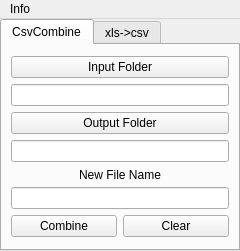
<?xml version="1.0" encoding="UTF-8"?>
<ui version="4.0">
 <class>PyCSV</class>
 <widget class="QMainWindow" name="PyCSV">
  <property name="geometry">
   <rect>
    <x>0</x>
    <y>0</y>
    <width>240</width>
    <height>251</height>
   </rect>
  </property>
  <property name="sizePolicy">
   <sizepolicy hsizetype="Expanding" vsizetype="Expanding">
    <horstretch>0</horstretch>
    <verstretch>0</verstretch>
   </sizepolicy>
  </property>
  <property name="minimumSize">
   <size>
    <width>240</width>
    <height>251</height>
   </size>
  </property>
  <property name="maximumSize">
   <size>
    <width>240</width>
    <height>251</height>
   </size>
  </property>
  <property name="windowTitle">
   <string>CsvCombine</string>
  </property>
  <widget class="QWidget" name="centralwidget">
   <property name="enabled">
    <bool>true</bool>
   </property>
   <property name="sizePolicy">
    <sizepolicy hsizetype="Maximum" vsizetype="Maximum">
     <horstretch>0</horstretch>
     <verstretch>0</verstretch>
    </sizepolicy>
   </property>
   <layout class="QVBoxLayout" name="verticalLayout_4">
    <property name="spacing">
     <number>0</number>
    </property>
    <property name="sizeConstraint">
     <enum>QLayout::SetMaximumSize</enum>
    </property>
    <property name="leftMargin">
     <number>0</number>
    </property>
    <property name="topMargin">
     <number>0</number>
    </property>
    <property name="rightMargin">
     <number>0</number>
    </property>
    <property name="bottomMargin">
     <number>0</number>
    </property>
    <item>
     <widget class="QTabWidget" name="tabWid">
      <property name="currentIndex">
       <number>0</number>
      </property>
      <widget class="QWidget" name="tab">
       <attribute name="title">
        <string>CsvCombine</string>
       </attribute>
       <layout class="QVBoxLayout" name="verticalLayout_3">
        <item>
         <layout class="QVBoxLayout" name="verticalLayout_2">
          <item>
           <layout class="QVBoxLayout" name="verticalLayout">
            <item>
             <widget class="QPushButton" name="inputPB">
              <property name="text">
               <string>Input Folder</string>
              </property>
             </widget>
            </item>
            <item>
             <widget class="QLineEdit" name="inputLE">
              <property name="readOnly">
               <bool>true</bool>
              </property>
             </widget>
            </item>
            <item>
             <widget class="QPushButton" name="outputPB">
              <property name="text">
               <string>Output Folder</string>
              </property>
             </widget>
            </item>
            <item>
             <widget class="QLineEdit" name="outputLE">
              <property name="readOnly">
               <bool>true</bool>
              </property>
             </widget>
            </item>
            <item>
             <widget class="QLabel" name="label">
              <property name="maximumSize">
               <size>
                <width>218</width>
                <height>13</height>
               </size>
              </property>
              <property name="text">
               <string>New File Name</string>
              </property>
              <property name="alignment">
               <set>Qt::AlignCenter</set>
              </property>
             </widget>
            </item>
            <item>
             <widget class="QLineEdit" name="nameLE"/>
            </item>
           </layout>
          </item>
          <item>
           <layout class="QHBoxLayout" name="horizontalLayout">
            <item>
             <widget class="QPushButton" name="combinePB">
              <property name="text">
               <string>Combine</string>
              </property>
             </widget>
            </item>
            <item>
             <widget class="QPushButton" name="clearPB">
              <property name="text">
               <string>Clear</string>
              </property>
             </widget>
            </item>
           </layout>
          </item>
         </layout>
        </item>
       </layout>
      </widget>
      <widget class="QWidget" name="tab_2">
       <attribute name="title">
        <string>xls-&gt;csv</string>
       </attribute>
       <layout class="QVBoxLayout" name="verticalLayout_7">
        <item>
         <layout class="QVBoxLayout" name="verticalLayout_5">
          <item>
           <layout class="QVBoxLayout" name="verticalLayout_6">
            <item>
             <widget class="QPushButton" name="inputPB_2">
              <property name="text">
               <string>Input File</string>
              </property>
             </widget>
            </item>
            <item>
             <widget class="QLineEdit" name="inputLE_2">
              <property name="readOnly">
               <bool>true</bool>
              </property>
             </widget>
            </item>
            <item>
             <widget class="QPushButton" name="outputPB_2">
              <property name="text">
               <string>Output Folder</string>
              </property>
             </widget>
            </item>
            <item>
             <widget class="QLineEdit" name="outputLE_2">
              <property name="readOnly">
               <bool>true</bool>
              </property>
             </widget>
            </item>
            <item>
             <widget class="QLabel" name="label_2">
              <property name="maximumSize">
               <size>
                <width>218</width>
                <height>13</height>
               </size>
              </property>
              <property name="text">
               <string>New File Name</string>
              </property>
              <property name="alignment">
               <set>Qt::AlignCenter</set>
              </property>
             </widget>
            </item>
            <item>
             <widget class="QLineEdit" name="nameLE_2"/>
            </item>
           </layout>
          </item>
          <item>
           <layout class="QHBoxLayout" name="horizontalLayout_2">
            <item>
             <widget class="QPushButton" name="combinePB_2">
              <property name="text">
               <string>Convert</string>
              </property>
             </widget>
            </item>
            <item>
             <widget class="QPushButton" name="clearPB_2">
              <property name="text">
               <string>Clear</string>
              </property>
             </widget>
            </item>
           </layout>
          </item>
         </layout>
        </item>
       </layout>
      </widget>
     </widget>
    </item>
   </layout>
  </widget>
  <widget class="QMenuBar" name="menubar">
   <property name="geometry">
    <rect>
     <x>0</x>
     <y>0</y>
     <width>240</width>
     <height>20</height>
    </rect>
   </property>
   <property name="layoutDirection">
    <enum>Qt::LeftToRight</enum>
   </property>
   <property name="defaultUp">
    <bool>false</bool>
   </property>
   <widget class="QMenu" name="menuHelp">
    <property name="title">
     <string>Info</string>
    </property>
    <addaction name="actionHelp"/>
    <addaction name="separator"/>
   </widget>
   <addaction name="menuHelp"/>
  </widget>
  <action name="actionHelp">
   <property name="checkable">
    <bool>false</bool>
   </property>
   <property name="enabled">
    <bool>true</bool>
   </property>
   <property name="text">
    <string>Help</string>
   </property>
   <property name="autoRepeat">
    <bool>true</bool>
   </property>
  </action>
  <action name="actionAbout">
   <property name="text">
    <string>About</string>
   </property>
  </action>
 </widget>
 <resources/>
 <connections>
  <connection>
   <sender>clearPB</sender>
   <signal>clicked()</signal>
   <receiver>nameLE</receiver>
   <slot>clear()</slot>
   <hints>
    <hint type="sourcelabel">
     <x>198</x>
     <y>224</y>
    </hint>
    <hint type="destinationlabel">
     <x>181</x>
     <y>188</y>
    </hint>
   </hints>
  </connection>
  <connection>
   <sender>clearPB</sender>
   <signal>clicked()</signal>
   <receiver>outputLE</receiver>
   <slot>clear()</slot>
   <hints>
    <hint type="sourcelabel">
     <x>194</x>
     <y>227</y>
    </hint>
    <hint type="destinationlabel">
     <x>174</x>
     <y>154</y>
    </hint>
   </hints>
  </connection>
  <connection>
   <sender>clearPB</sender>
   <signal>clicked()</signal>
   <receiver>inputLE</receiver>
   <slot>clear()</slot>
   <hints>
    <hint type="sourcelabel">
     <x>211</x>
     <y>230</y>
    </hint>
    <hint type="destinationlabel">
     <x>196</x>
     <y>95</y>
    </hint>
   </hints>
  </connection>
  <connection>
   <sender>clearPB_2</sender>
   <signal>clicked()</signal>
   <receiver>nameLE_2</receiver>
   <slot>clear()</slot>
   <hints>
    <hint type="sourcelabel">
     <x>168</x>
     <y>226</y>
    </hint>
    <hint type="destinationlabel">
     <x>161</x>
     <y>188</y>
    </hint>
   </hints>
  </connection>
  <connection>
   <sender>clearPB_2</sender>
   <signal>clicked()</signal>
   <receiver>outputLE_2</receiver>
   <slot>clear()</slot>
   <hints>
    <hint type="sourcelabel">
     <x>183</x>
     <y>223</y>
    </hint>
    <hint type="destinationlabel">
     <x>158</x>
     <y>146</y>
    </hint>
   </hints>
  </connection>
  <connection>
   <sender>clearPB_2</sender>
   <signal>clicked()</signal>
   <receiver>inputLE_2</receiver>
   <slot>clear()</slot>
   <hints>
    <hint type="sourcelabel">
     <x>167</x>
     <y>226</y>
    </hint>
    <hint type="destinationlabel">
     <x>149</x>
     <y>95</y>
    </hint>
   </hints>
  </connection>
 </connections>
</ui>
